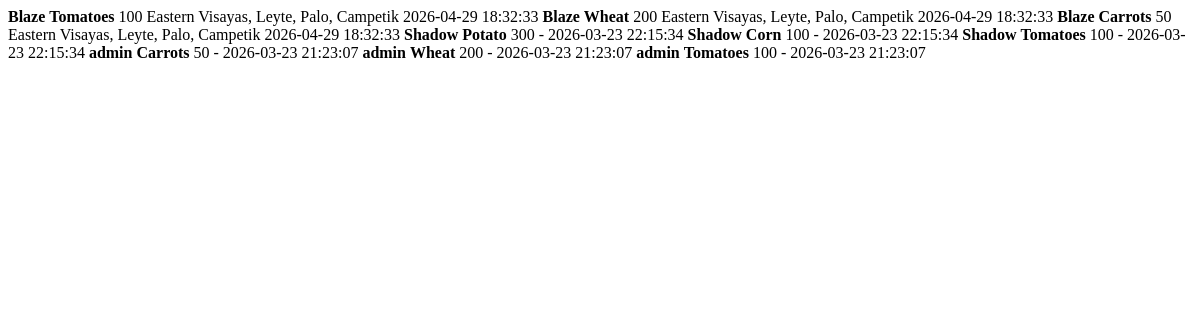
/dashboard-data (signed in), run on an earlier commit of the app's database.
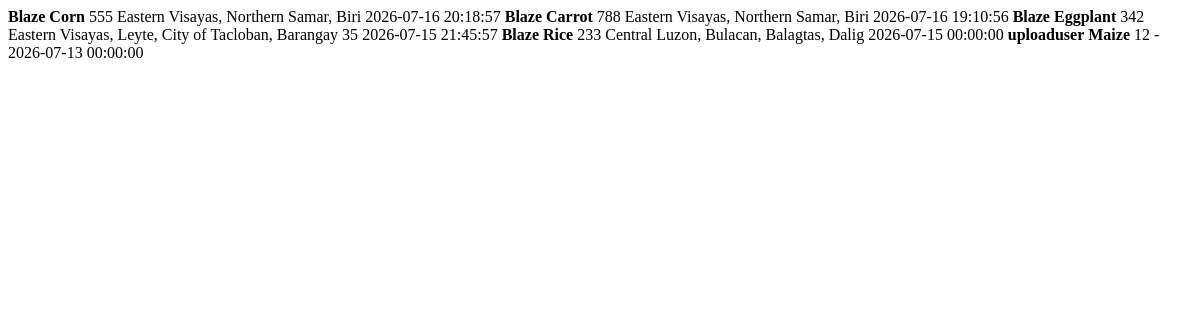
And on a later commit of the database.
### tables this page shows
CREATE TABLE inventory(
        id INTEGER PRIMARY KEY AUTOINCREMENT,
        crop_name TEXT,
        quantity INTEGER,
        farmer TEXT,
        date_received TEXT,
        location TEXT
    );

### app.py (the view)
@app.route("/dashboard-data")
def dashboard_data():
    if "user" not in session:
        return jsonify({"error": "Unauthorized"}), 401
    conn = get_db()
    cur = conn.cursor()
    cur.execute("SELECT * FROM inventory WHERE source IS NULL OR source = 'harvest' ORDER BY date_received DESC LIMIT 20")
    data = cur.fetchall()
    conn.close()
    return render_template("inventory_table.html", inventory=data)

### app.py (called while the page is built)
def get_db():
    conn = sqlite3.connect(DB_PATH, timeout=30, isolation_level=None)
    conn.row_factory = sqlite3.Row
    conn.execute("PRAGMA busy_timeout = 30000")
    try:
        conn.execute("PRAGMA journal_mode = DELETE")
    except sqlite3.OperationalError:
        pass
    return conn

### templates/inventory_table.html
<tbody>
    {% if inventory %}
        {% for row in inventory %}
            <tr>
                <td><strong>{{ row['farmer'] }}</strong></td>
                <td><strong>{{ row['crop_name'] }}</strong></td>
                <td><span class="badge bg-success">{{ row['quantity'] }}</span></td>
                <td>{{ row['location'] or '-' }}</td>
                <td title="{{ row['date_received'] }}">{{ row['date_received'][:19] }}</td>
            </tr>
        {% endfor %}
    {% else %}
        <tr>
            <td colspan="5" class="text-center text-muted">No inventory data yet</td>
        </tr>
    {% endif %}
</tbody>

What changed in the data, as far as the page shows it:
removed inventory: farmer "Blaze", crop_name "Tomatoes", quantity "100", location "Eastern Visayas, Leyte, Palo, Campetik", date_received "2026-04-29 18:32:33"
removed inventory: farmer "Blaze", crop_name "Wheat", quantity "200", location "Eastern Visayas, Leyte, Palo, Campetik", date_received "2026-04-29 18:32:33"
removed inventory: farmer "Blaze", crop_name "Carrots", quantity "50", location "Eastern Visayas, Leyte, Palo, Campetik", date_received "2026-04-29 18:32:33"
removed inventory: farmer "Shadow", crop_name "Potato", quantity "300", row "-", date_received "2026-03-23 22:15:34"
removed inventory: farmer "Shadow", crop_name "Corn", quantity "100", row "-", date_received "2026-03-23 22:15:34"
removed inventory: farmer "Shadow", crop_name "Tomatoes", quantity "100", row "-", date_received "2026-03-23 22:15:34"
removed inventory: farmer "admin", crop_name "Carrots", quantity "50", row "-", date_received "2026-03-23 21:23:07"
removed inventory: farmer "admin", crop_name "Wheat", quantity "200", row "-", date_received "2026-03-23 21:23:07"
removed inventory: farmer "admin", crop_name "Tomatoes", quantity "100", row "-", date_received "2026-03-23 21:23:07"
added inventory: farmer "Blaze", crop_name "Corn", quantity "555", location "Eastern Visayas, Northern Samar, Biri", date_received "2026-07-16 20:18:57"
added inventory: farmer "Blaze", crop_name "Carrot", quantity "788", location "Eastern Visayas, Northern Samar, Biri", date_received "2026-07-16 19:10:56"
added inventory: farmer "Blaze", crop_name "Eggplant", quantity "342", location "Eastern Visayas, Leyte, City of Tacloban, Barangay 35", date_received "2026-07-15 21:45:57"
added inventory: farmer "Blaze", crop_name "Rice", quantity "233", location "Central Luzon, Bulacan, Balagtas, Dalig", date_received "2026-07-15 00:00:00"
added inventory: farmer "uploaduser", crop_name "Maize", quantity "12", row "-", date_received "2026-07-13 00:00:00"
